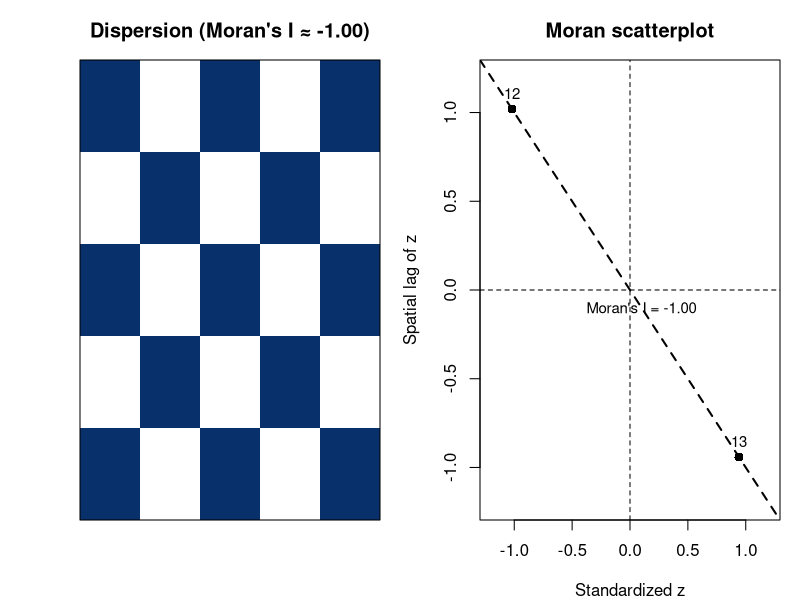
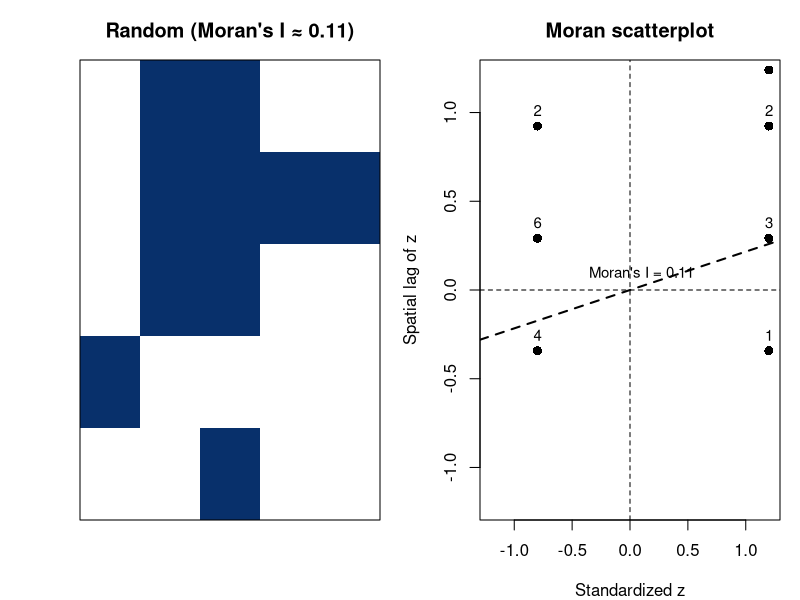
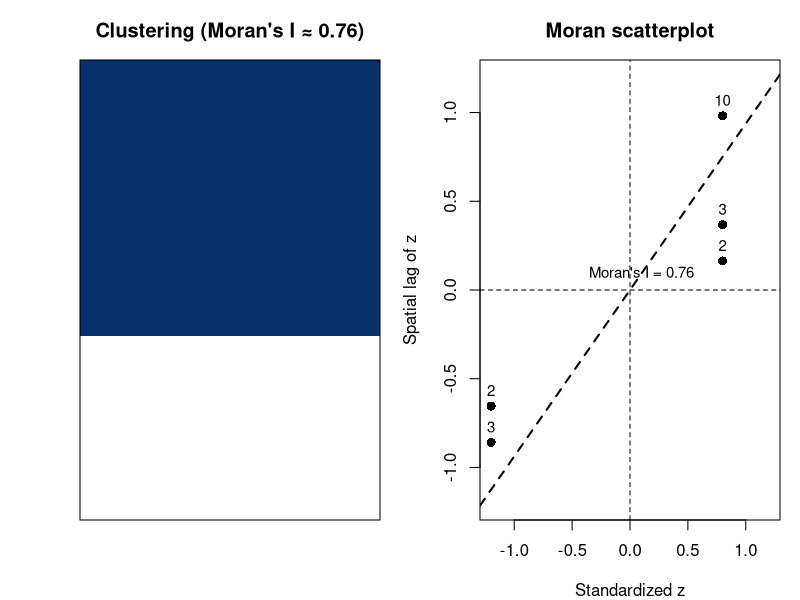
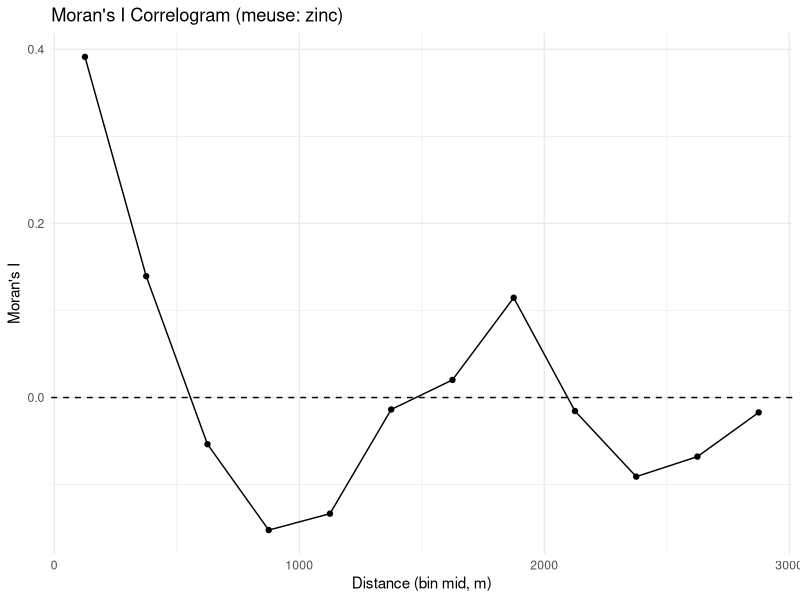
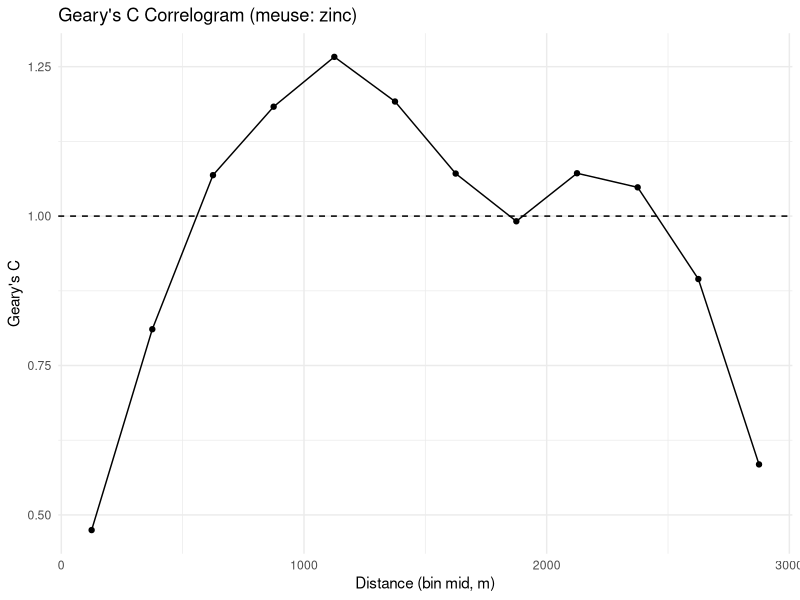

These figures' R source, in order:
## ---- chunk 1
# Silence messages/warnings across the doc
knitr::opts_chunk$set(message = FALSE, warning = FALSE)
library(sf)
library(sp)
library(spdep)
library(ggplot2)

# If you ever see s2/geodesic messages for sf, you can disable s2 for this doc:
# sf::sf_use_s2(FALSE)
## ---- chunk 2
# 5×5 checkerboard with alternating +/-1
nr <- 5; nc <- 5
grid_vals <- outer(1:nr, 1:nc, function(i, j) ifelse((i + j) %% 2 == 0, 1, -1))
z <- as.numeric(t(grid_vals))

# Rook neighbors & weights
nb <- spdep::cell2nb(nr, nc, type = "rook", torus = FALSE)
lw <- spdep::nb2listw(nb, style = "W", zero.policy = TRUE)

# Moran's I & spatial lag
mi   <- spdep::moran.test(z, lw, zero.policy = TRUE)
lagz <- spdep::lag.listw(lw, z, zero.policy = TRUE)

# Standardized coords for Moran scatterplot
zs   <- as.numeric(scale(z))
lz_s <- as.numeric(scale(lagz))

# Collapse duplicates and count multiplicities
zr <- round(zs, 4); lr <- round(lz_s, 4)
df <- data.frame(z = zr, l = lr)
counts <- aggregate(list(n = rep(1, nrow(df))), by = list(z = df$z, l = df$l), FUN = sum)

op <- par(mfrow = c(1, 2), mar = c(4, 4, 3, 1))

# (1) Grid
image(t(apply(grid_vals, 2, rev)), axes = FALSE, col = c("white", "#08306b"))
box()
title(sprintf("Dispersion (Moran's I ≈ %.2f)", mi$estimate[1]))

# (2) Moran scatterplot with counts
plot(zs, lz_s, xlab = "Standardized z", ylab = "Spatial lag of z",
     main = "Moran scatterplot", xlim = c(-1.2, 1.2), ylim = c(-1.2, 1.2), type = "n")
abline(h = 0, v = 0, lty = 2)
fit <- lm(lz_s ~ zs)
abline(fit, lty = 2, lwd = 2)
text(0.1, -0.1, sprintf("Moran's I = %.2f", mi$estimate[1]), cex = 0.9)
points(counts$z, counts$l, pch = 16, cex = 1.2)
text(counts$z, counts$l, labels = counts$n, pos = 3, cex = 0.9)

par(op) # restore original settings; not strictly needed in Rmd, but prevents layout carry-over in scripts
## ---- chunk 3
set.seed(123)  # change to try other random layouts
nr <- 5; nc <- 5
grid_vals <- matrix(sample(c(-1, 1), nr*nc, replace = TRUE), nrow = nr, ncol = nc)
z <- as.numeric(t(grid_vals))

nb <- spdep::cell2nb(nr, nc, type = "rook", torus = FALSE)
lw <- spdep::nb2listw(nb, style = "W", zero.policy = TRUE)

mi   <- spdep::moran.test(z, lw, zero.policy = TRUE)
lagz <- spdep::lag.listw(lw, z, zero.policy = TRUE)

zs   <- as.numeric(scale(z))
lz_s <- as.numeric(scale(lagz))

zr <- round(zs, 4); lr <- round(lz_s, 4)
df <- data.frame(z = zr, l = lr)
counts <- aggregate(list(n = rep(1, nrow(df))), by = list(z = df$z, l = df$l), FUN = sum)

op <- par(mfrow = c(1, 2), mar = c(4, 4, 3, 1))

image(t(apply(grid_vals, 2, rev)), axes = FALSE, col = c("white", "#08306b"))
box()
title(sprintf("Random (Moran's I ≈ %.2f)", mi$estimate[1]))

plot(zs, lz_s, xlab = "Standardized z", ylab = "Spatial lag of z",
     main = "Moran scatterplot", xlim = c(-1.2, 1.2), ylim = c(-1.2, 1.2), type = "n")
abline(h = 0, v = 0, lty = 2)
fit <- lm(lz_s ~ zs)
abline(fit, lty = 2, lwd = 2)
text(0.1, 0.1, sprintf("Moran's I = %.2f", mi$estimate[1]), cex = 0.9)
points(counts$z, counts$l, pch = 16, cex = 1.2)
text(counts$z, counts$l, labels = counts$n, pos = 3, cex = 0.9)

par(op) # restore original settings; not strictly needed in Rmd, but prevents layout carry-over in scripts
## ---- chunk 4
nr <- 5; nc <- 5
grid_vals <- matrix(-1, nrow = nr, ncol = nc)
grid_vals[1:3, ] <- 1  # large +1 block above, -1 block below
z <- as.numeric(t(grid_vals))

nb <- spdep::cell2nb(nr, nc, type = "rook", torus = FALSE)
lw <- spdep::nb2listw(nb, style = "W", zero.policy = TRUE)

mi   <- spdep::moran.test(z, lw, zero.policy = TRUE)
lagz <- spdep::lag.listw(lw, z, zero.policy = TRUE)

zs   <- as.numeric(scale(z))
lz_s <- as.numeric(scale(lagz))

zr <- round(zs, 4); lr <- round(lz_s, 4)
df <- data.frame(z = zr, l = lr)
counts <- aggregate(list(n = rep(1, nrow(df))), by = list(z = df$z, l = df$l), FUN = sum)

op <- par(mfrow = c(1, 2), mar = c(4, 4, 3, 1))

image(t(apply(grid_vals, 2, rev)), axes = FALSE, col = c("white", "#08306b"))
box()
title(sprintf("Clustering (Moran's I ≈ %.2f)", mi$estimate[1]))

plot(zs, lz_s, xlab = "Standardized z", ylab = "Spatial lag of z",
     main = "Moran scatterplot", xlim = c(-1.2, 1.2), ylim = c(-1.2, 1.2), type = "n")
abline(h = 0, v = 0, lty = 2)
fit <- lm(lz_s ~ zs)
abline(fit, lty = 2, lwd = 2)
text(0.1, 0.1, sprintf("Moran's I = %.2f", mi$estimate[1]), cex = 0.9)
points(counts$z, counts$l, pch = 16, cex = 1.2)
text(counts$z, counts$l, labels = counts$n, pos = 3, cex = 0.9)

par(op) # restore original settings; not strictly needed in Rmd, but prevents layout carry-over in scripts
## ---- chunk 5
# 'meuse' ships with the {sp} package
data(meuse, package = "sp")
meuse_sf <- st_as_sf(meuse, coords = c("x","y"), crs = 28992)  # RD Amersfoort
summary(meuse_sf$zinc)
## ---- chunk 6
max_distance <- 3000   # meters
n_bins       <- 12
edges <- seq(0, max_distance, length.out = n_bins + 1)
bins  <- data.frame(
  bin_id = seq_len(n_bins),
  d_min  = edges[-length(edges)],
  d_max  = edges[-1]
)
bins
## ---- chunk 7
# Build binary weights for a distance ring [d_min, d_max)
ring_listw <- function(coords, d_min, d_max, zero_ok = TRUE) {
  nb <- spdep::dnearneigh(coords, d1 = d_min, d2 = d_max, longlat = FALSE)
  lw <- spdep::nb2listw(nb, style = "B", zero.policy = zero_ok)
  list(nb = nb, lw = lw)
}
## ---- chunk 8
moran_ring <- function(x, coords, d_min, d_max, nsim = 499, zero_ok = TRUE) {
  w <- ring_listw(coords, d_min, d_max, zero_ok)
  if (sum(unlist(w$lw$weights), na.rm = TRUE) == 0) {
    return(list(I = NA_real_, p_mc = NA_real_, n_links = 0))
  }
  mc <- spdep::moran.mc(x, w$lw, nsim = nsim, zero.policy = zero_ok, alternative = "two.sided")
  list(I = as.numeric(mc$statistic), p_mc = mc$p.value,
       n_links = sum(unlist(w$lw$weights)))
}

coords <- st_coordinates(meuse_sf)
x <- meuse_sf$zinc
set.seed(123)

res_I <- do.call(rbind, lapply(seq_len(nrow(bins)), function(i) {
  b <- bins[i,]
  r <- moran_ring(x, coords, b$d_min, b$d_max, nsim = 499, zero_ok = TRUE)
  data.frame(bin_id = b$bin_id, d_min = b$d_min, d_max = b$d_max,
             I = r$I, p_mc = r$p_mc, n_links = r$n_links)
}))
res_I
## ---- chunk 9
res_I$mid <- (res_I$d_min + res_I$d_max)/2
ggplot(res_I, aes(mid, I)) +
  geom_hline(yintercept = 0, linetype = 2) +
  geom_point() + geom_line() +
  labs(x = "Distance (bin mid, m)", y = "Moran's I",
       title = "Moran's I Correlogram (meuse: zinc)") +
  theme_minimal()
## ---- chunk 10
geary_ring <- function(x, coords, d_min, d_max, nsim = 499, zero_ok = TRUE) {
  w <- ring_listw(coords, d_min, d_max, zero_ok)
  if (sum(unlist(w$lw$weights), na.rm = TRUE) == 0) {
    return(list(C = NA_real_, p_mc = NA_real_, n_links = 0))
  }
  mc <- spdep::geary.mc(x, w$lw, nsim = nsim, zero.policy = zero_ok, alternative = "two.sided")
  list(C = as.numeric(mc$statistic), p_mc = mc$p.value,
       n_links = sum(unlist(w$lw$weights)))
}

res_C <- do.call(rbind, lapply(seq_len(nrow(bins)), function(i) {
  b <- bins[i,]
  r <- geary_ring(x, coords, b$d_min, b$d_max, nsim = 499, zero_ok = TRUE)
  data.frame(bin_id = b$bin_id, d_min = b$d_min, d_max = b$d_max,
             C = r$C, p_mc = r$p_mc, n_links = r$n_links)
}))
res_C
## ---- chunk 11
res_C$mid <- (res_C$d_min + res_C$d_max)/2
ggplot(res_C, aes(mid, C)) +
  geom_hline(yintercept = 1, linetype = 2) +
  geom_point() + geom_line() +
  labs(x = "Distance (bin mid, m)", y = "Geary's C",
       title = "Geary's C Correlogram (meuse: zinc)") +
  theme_minimal()
